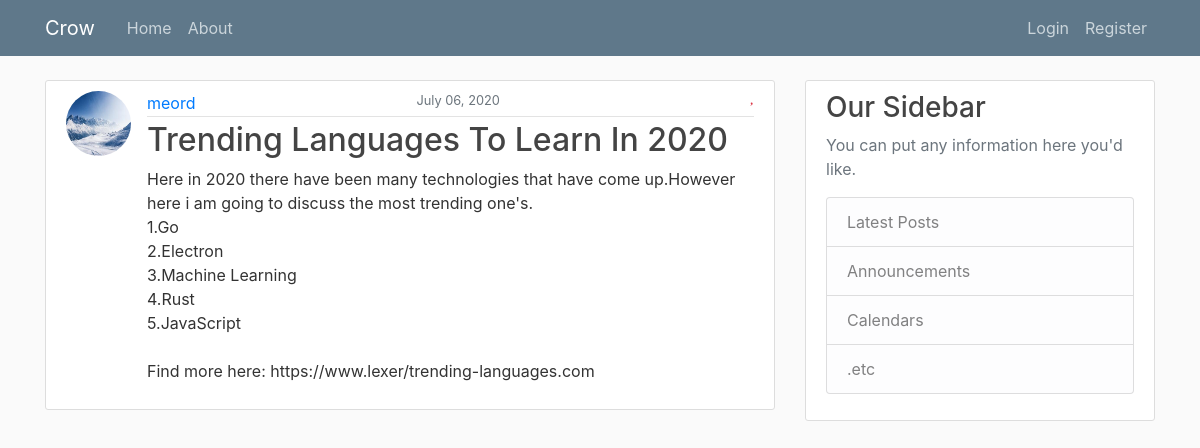
The page /post/19/ on the database its author committed.
### blog/models.py (models this page shows, shortened)
class Post(models.Model):
    title = models.CharField(max_length=100)
    content = models.TextField()
    date_posted = models.DateTimeField(default=timezone.now)
    author = models.ForeignKey(User, on_delete=models.CASCADE)

### users/models.py (models this page shows, shortened)
class Profile(models.Model):
    user = models.OneToOneField(User, on_delete=models.CASCADE)
    image = models.ImageField(default='default.jpg', upload_to='profile_pics')

### blog/views.py (the view)
# urls.py: path('post/<int:pk>/', PostDetailView.as_view(), name="post-detail"),
class PostDetailView(DetailView):
    model = Post

### blog/templates/blog/post_detail.html (shortened to what this page needs)
{% extends "blog/base.html" %} {% block content %}
<article class="media content-section">
  <img
    class="rounded-circle article-img"
    src="{{ object.author.profile.image.url }}"
    alt="profile pic"
  />
  <div class="media-body">
    <div class="article-metadata">
      <a href="{% url 'user-posts' object.author.username %}" class="mr-2">{{ object.author }}</a>
      <small class="text-muted">{{ object.date_posted|date:"F d, Y" }}</small>
      <div class="favs-items">
        <i class="fas fa-heart fa-sm text-danger" id="favs"></i>
        <i class="fas fa-thumbs-up text-primary mr-4" id="favs"></i>
      </div>
    </div>
    <h2 class="article-title">{{ object.title }}</h2>
    <p class="article-content">{{ object.content }}</p>
  </div>
</article>
{% endblock content %}

### blog/static/blog/css/style.css (style rules this page uses)
body { background: #fafafa; color: #333333; margin-top: 5rem; }
h1, h2, h3, h4, h5, h6 { color: #444444; }
.content-section { background: #ffffff; padding: 10px 20px; border: 1px solid #dddddd; border-radius: 3px; margin-bottom: 20px; }
.article-title { color: #444444; }
.article-content { white-space: pre-line; }
.article-img { height: 65px; width: 65px; margin-right: 16px; }
.article-metadata { padding-bottom: 1px; margin-bottom: 4px; border-bottom: 1px solid #e3e3e3; display: flex; flex-direction: row; justify-content: space-between; }
.favs-items { display: flex; flex-direction: row-reverse; justify-content: flex-start; }
#favs { display: flex; flex-direction: row-reverse; cursor: pointer; }

### rows shown on the page
Post: author.profile.image (placeholder picture), author "meord", date_posted "July 06, 2020", title "Trending Languages To Learn In 2020", content "Here in 2020 there have been many technologies that have come up.However here i am going to discuss the most trending one's. 1.Go 2.Electron 3.Machine Learning 4.Rust 5.JavaScript Find more here: https://www.lexer/trending-languages.com"
